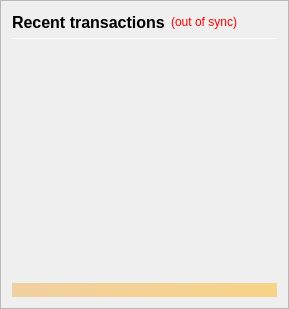
                <widget class="QFrame" name="frame_RecentTransactions">
                 <property name="minimumSize">
                  <size>
                   <width>0</width>
                   <height>0</height>
                  </size>
                 </property>
                 <property name="frameShape">
                  <enum>QFrame::StyledPanel</enum>
                 </property>
                 <property name="frameShadow">
                  <enum>QFrame::Raised</enum>
                 </property>
                 <layout class="QVBoxLayout" name="verticalLayout_1" stretch="0,0,0,0,0">
                  <item>
                   <layout class="QHBoxLayout" name="horizontalLayout_2">
                    <item>
                     <widget class="QLabel" name="label_4">
                      <property name="minimumSize">
                       <size>
                        <width>0</width>
                        <height>20</height>
                       </size>
                      </property>
                      <property name="font">
                       <font>
                        <pointsize>12</pointsize>
                        <weight>75</weight>
                        <bold>true</bold>
                       </font>
                      </property>
                      <property name="text">
                       <string>Recent transactions</string>
                      </property>
                     </widget>
                    </item>
                    <item>
                     <widget class="QLabel" name="labelTransactionsStatus">
                      <property name="cursor">
                       <cursorShape>WhatsThisCursor</cursorShape>
                      </property>
                      <property name="toolTip">
                       <string>The displayed information may be out of date. Your wallet automatically synchronizes with the eBlockCoin network after a connection is established, but this process has not completed yet.</string>
                      </property>
                      <property name="styleSheet">
                       <string notr="true">QLabel { color: red; }</string>
                      </property>
                      <property name="text">
                       <string notr="true">(out of sync)</string>
                      </property>
                      <property name="alignment">
                       <set>Qt::AlignRight|Qt::AlignTrailing|Qt::AlignVCenter</set>
                      </property>
                     </widget>
                    </item>
                    <item>
                     <spacer name="horizontalSpacer">
                      <property name="orientation">
                       <enum>Qt::Horizontal</enum>
                      </property>
                      <property name="sizeHint" stdset="0">
                       <size>
                        <width>40</width>
                        <height>20</height>
                       </size>
                      </property>
                     </spacer>
                    </item>
                   </layout>
                  </item>
                  <item>
                   <widget class="Line" name="line">
                    <property name="minimumSize">
                     <size>
                      <width>0</width>
                      <height>1</height>
                     </size>
                    </property>
                    <property name="maximumSize">
                     <size>
                      <width>16777215</width>
                      <height>1</height>
                     </size>
                    </property>
                    <property name="orientation">
                     <enum>Qt::Horizontal</enum>
                    </property>
                   </widget>
                  </item>
                  <item>
                   <widget class="QListView" name="listTransactions">
                    <property name="minimumSize">
                     <size>
                      <width>0</width>
                      <height>0</height>
                     </size>
                    </property>
                    <property name="styleSheet">
                     <string notr="true">QListView { background: transparent; }</string>
                    </property>
                    <property name="frameShape">
                     <enum>QFrame::NoFrame</enum>
                    </property>
                    <property name="verticalScrollBarPolicy">
                     <enum>Qt::ScrollBarAlwaysOff</enum>
                    </property>
                    <property name="horizontalScrollBarPolicy">
                     <enum>Qt::ScrollBarAlwaysOff</enum>
                    </property>
                    <property name="selectionMode">
                     <enum>QAbstractItemView::NoSelection</enum>
                    </property>
                   </widget>
                  </item>
                  <item>
                   <spacer name="verticalSpacer_2">
                    <property name="orientation">
                     <enum>Qt::Vertical</enum>
                    </property>
                    <property name="sizeType">
                     <enum>QSizePolicy::Expanding</enum>
                    </property>
                    <property name="sizeHint" stdset="0">
                     <size>
                      <width>20</width>
                      <height>40</height>
                     </size>
                    </property>
                   </spacer>
                  </item>
                  <item>
                   <widget class="QLabel" name="labelAlerts">
                    <property name="maximumSize">
                     <size>
                      <width>16777215</width>
                      <height>16777215</height>
                     </size>
                    </property>
                    <property name="styleSheet">
                     <string notr="true">background-color: qlineargradient(x1: 0, y1: 0, x2: 1, y2: 0, stop:0 #F0D0A0, stop:1 #F8D488); color:#000000;</string>
                    </property>
                    <property name="text">
                     <string/>
                    </property>
                    <property name="wordWrap">
                     <bool>true</bool>
                    </property>
                    <property name="margin">
                     <number>3</number>
                    </property>
                   </widget>
                  </item>
                 </layout>
                </widget>
